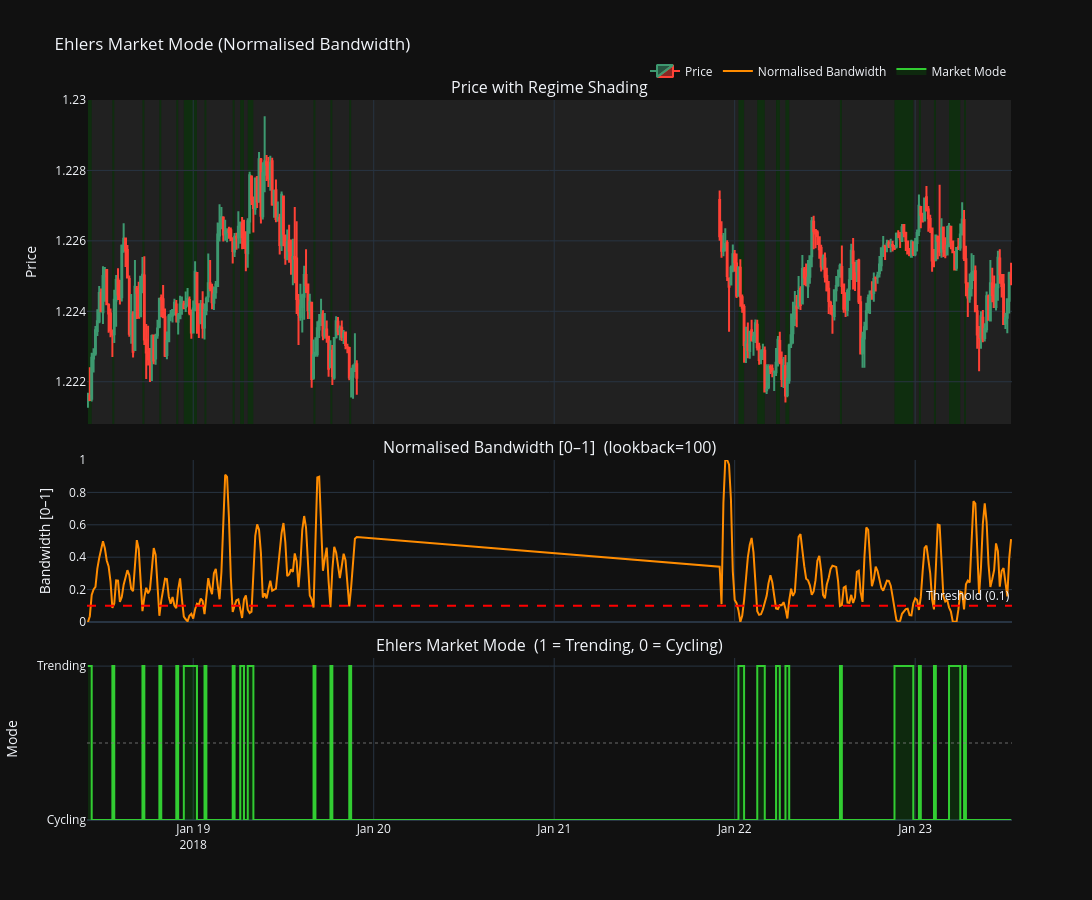

The notebook cell this image was saved under:
### Code cell
emm=EMMode(data)
emm.plot(1200,1500)

### Figure 1 — Plotly figure (JSON) as saved in the notebook; plotly's stock layout.template omitted (floating-point values rounded to 4 significant figures; data arrays with more than 128 entries replaced by an {"elided": "..."} marker saying what was removed)
{"data": [{"close": {"elided": "300 float values"}, "high": {"elided": "300 float values"}, "low": {"elided": "300 float values"}, "name": "Price", "open": {"elided": "300 float values"}, "type": "candlestick", "x": {"elided": "300 str values"}, "xaxis": "x", "yaxis": "y"}, {"line": {"color": "darkorange", "width": 2}, "mode": "lines", "name": "Normalised Bandwidth", "type": "scatter", "x": {"elided": "300 str values"}, "xaxis": "x2", "y": {"elided": "300 float values"}, "yaxis": "y2"}, {"fill": "tozeroy", "fillcolor": "rgba(0,180,0,0.15)", "line": {"color": "limegreen", "shape": "hv", "width": 2}, "mode": "lines", "name": "Market Mode", "type": "scatter", "x": {"elided": "300 str values"}, "xaxis": "x3", "y": {"elided": "300 float values"}, "yaxis": "y3"}], "layout": {"annotations": [{"font": {"size": 16}, "showarrow": false, "text": "Price with Regime Shading", "x": 0.5, "xanchor": "center", "xref": "paper", "y": 1, "yanchor": "bottom", "yref": "paper"}, {"font": {"size": 16}, "showarrow": false, "text": "Normalised Bandwidth [0–1]  (lookback=100)", "x": 0.5, "xanchor": "center", "xref": "paper", "y": 0.5, "yanchor": "bottom", "yref": "paper"}, {"font": {"size": 16}, "showarrow": false, "text": "Ehlers Market Mode  (1 = Trending, 0 = Cycling)", "x": 0.5, "xanchor": "center", "xref": "paper", "y": 0.225, "yanchor": "bottom", "yref": "paper"}, {"showarrow": false, "text": "Threshold (0.1)", "x": 1, "xanchor": "right", "xref": "x2 domain", "y": 0.1, "yanchor": "bottom", "yref": "y2"}], "height": 900, "hovermode": "x unified", "legend": {"orientation": "h", "x": 1, "xanchor": "right", "y": 1.02, "yanchor": "bottom"}, "shapes": [{"fillcolor": "rgba(0,255,0,0.12)", "layer": "below", "line": {"width": 0}, "opacity": 1, "type": "rect", "x0": "2018-01-18T10:00:00", "x1": "2018-01-18T10:30:00", "xref": "x", "y0": 0, "y1": 1, "yref": "y domain"}, {"fillcolor": "rgba(180,180,180,0.10)", "layer": "below", "line": {"width": 0}, "opacity": 1, "type": "rect", "x0": "2018-01-18T10:30:00", "x1": "2018-01-18T13:15:00", "xref": "x", "y0": 0, "y1": 1, "yref": "y domain"}, {"fillcolor": "rgba(0,255,0,0.12)", "layer": "below", "line": {"width": 0}, "opacity": 1, "type": "rect", "x0": "2018-01-18T13:15:00", "x1": "2018-01-18T13:30:00", "xref": "x", "y0": 0, "y1": 1, "yref": "y domain"}, {"fillcolor": "rgba(180,180,180,0.10)", "layer": "below", "line": {"width": 0}, "opacity": 1, "type": "rect", "x0": "2018-01-18T13:30:00", "x1": "2018-01-18T17:15:00", "xref": "x", "y0": 0, "y1": 1, "yref": "y domain"}, {"fillcolor": "rgba(0,255,0,0.12)", "layer": "below", "line": {"width": 0}, "opacity": 1, "type": "rect", "x0": "2018-01-18T17:15:00", "x1": "2018-01-18T17:30:00", "xref": "x", "y0": 0, "y1": 1, "yref": "y domain"}, {"fillcolor": "rgba(180,180,180,0.10)", "layer": "below", "line": {"width": 0}, "opacity": 1, "type": "rect", "x0": "2018-01-18T17:30:00", "x1": "2018-01-18T19:30:00", "xref": "x", "y0": 0, "y1": 1, "yref": "y domain"}, {"fillcolor": "rgba(0,255,0,0.12)", "layer": "below", "line": {"width": 0}, "opacity": 1, "type": "rect", "x0": "2018-01-18T19:30:00", "x1": "2018-01-18T19:45:00", "xref": "x", "y0": 0, "y1": 1, "yref": "y domain"}, {"fillcolor": "rgba(180,180,180,0.10)", "layer": "below", "line": {"width": 0}, "opacity": 1, "type": "rect", "x0": "2018-01-18T19:45:00", "x1": "2018-01-18T21:45:00", "xref": "x", "y0": 0, "y1": 1, "yref": "y domain"}, {"fillcolor": "rgba(0,255,0,0.12)", "layer": "below", "line": {"width": 0}, "opacity": 1, "type": "rect", "x0": "2018-01-18T21:45:00", "x1": "2018-01-18T22:00:00", "xref": "x", "y0": 0, "y1": 1, "yref": "y domain"}, {"fillcolor": "rgba(180,180,180,0.10)", "layer": "below", "line": {"width": 0}, "opacity": 1, "type": "rect", "x0": "2018-01-18T22:00:00", "x1": "2018-01-18T22:45:00", "xref": "x", "y0": 0, "y1": 1, "yref": "y domain"}, {"fillcolor": "rgba(0,255,0,0.12)", "layer": "below", "line": {"width": 0}, "opacity": 1, "type": "rect", "x0": "2018-01-18T22:45:00", "x1": "2018-01-19T00:30:00", "xref": "x", "y0": 0, "y1": 1, "yref": "y domain"}, {"fillcolor": "rgba(180,180,180,0.10)", "layer": "below", "line": {"width": 0}, "opacity": 1, "type": "rect", "x0": "2018-01-19T00:30:00", "x1": "2018-01-19T01:30:00", "xref": "x", "y0": 0, "y1": 1, "yref": "y domain"}, {"fillcolor": "rgba(0,255,0,0.12)", "layer": "below", "line": {"width": 0}, "opacity": 1, "type": "rect", "x0": "2018-01-19T01:30:00", "x1": "2018-01-19T01:45:00", "xref": "x", "y0": 0, "y1": 1, "yref": "y domain"}, {"fillcolor": "rgba(180,180,180,0.10)", "layer": "below", "line": {"width": 0}, "opacity": 1, "type": "rect", "x0": "2018-01-19T01:45:00", "x1": "2018-01-19T05:15:00", "xref": "x", "y0": 0, "y1": 1, "yref": "y domain"}, {"fillcolor": "rgba(0,255,0,0.12)", "layer": "below", "line": {"width": 0}, "opacity": 1, "type": "rect", "x0": "2018-01-19T05:15:00", "x1": "2018-01-19T05:30:00", "xref": "x", "y0": 0, "y1": 1, "yref": "y domain"}, {"fillcolor": "rgba(180,180,180,0.10)", "layer": "below", "line": {"width": 0}, "opacity": 1, "type": "rect", "x0": "2018-01-19T05:30:00", "x1": "2018-01-19T06:15:00", "xref": "x", "y0": 0, "y1": 1, "yref": "y domain"}, {"fillcolor": "rgba(0,255,0,0.12)", "layer": "below", "line": {"width": 0}, "opacity": 1, "type": "rect", "x0": "2018-01-19T06:15:00", "x1": "2018-01-19T06:45:00", "xref": "x", "y0": 0, "y1": 1, "yref": "y domain"}, {"fillcolor": "rgba(180,180,180,0.10)", "layer": "below", "line": {"width": 0}, "opacity": 1, "type": "rect", "x0": "2018-01-19T06:45:00", "x1": "2018-01-19T07:15:00", "xref": "x", "y0": 0, "y1": 1, "yref": "y domain"}, {"fillcolor": "rgba(0,255,0,0.12)", "layer": "below", "line": {"width": 0}, "opacity": 1, "type": "rect", "x0": "2018-01-19T07:15:00", "x1": "2018-01-19T08:00:00", "xref": "x", "y0": 0, "y1": 1, "yref": "y domain"}, {"fillcolor": "rgba(180,180,180,0.10)", "layer": "below", "line": {"width": 0}, "opacity": 1, "type": "rect", "x0": "2018-01-19T08:00:00", "x1": "2018-01-19T16:00:00", "xref": "x", "y0": 0, "y1": 1, "yref": "y domain"}, {"fillcolor": "rgba(0,255,0,0.12)", "layer": "below", "line": {"width": 0}, "opacity": 1, "type": "rect", "x0": "2018-01-19T16:00:00", "x1": "2018-01-19T16:15:00", "xref": "x", "y0": 0, "y1": 1, "yref": "y domain"}, {"fillcolor": "rgba(180,180,180,0.10)", "layer": "below", "line": {"width": 0}, "opacity": 1, "type": "rect", "x0": "2018-01-19T16:15:00", "x1": "2018-01-19T18:15:00", "xref": "x", "y0": 0, "y1": 1, "yref": "y domain"}, {"fillcolor": "rgba(0,255,0,0.12)", "layer": "below", "line": {"width": 0}, "opacity": 1, "type": "rect", "x0": "2018-01-19T18:15:00", "x1": "2018-01-19T18:30:00", "xref": "x", "y0": 0, "y1": 1, "yref": "y domain"}, {"fillcolor": "rgba(180,180,180,0.10)", "layer": "below", "line": {"width": 0}, "opacity": 1, "type": "rect", "x0": "2018-01-19T18:30:00", "x1": "2018-01-19T20:45:00", "xref": "x", "y0": 0, "y1": 1, "yref": "y domain"}, {"fillcolor": "rgba(0,255,0,0.12)", "layer": "below", "line": {"width": 0}, "opacity": 1, "type": "rect", "x0": "2018-01-19T20:45:00", "x1": "2018-01-19T21:00:00", "xref": "x", "y0": 0, "y1": 1, "yref": "y domain"}, {"fillcolor": "rgba(180,180,180,0.10)", "layer": "below", "line": {"width": 0}, "opacity": 1, "type": "rect", "x0": "2018-01-19T21:00:00", "x1": "2018-01-22T00:30:00", "xref": "x", "y0": 0, "y1": 1, "yref": "y domain"}, {"fillcolor": "rgba(0,255,0,0.12)", "layer": "below", "line": {"width": 0}, "opacity": 1, "type": "rect", "x0": "2018-01-22T00:30:00", "x1": "2018-01-22T01:15:00", "xref": "x", "y0": 0, "y1": 1, "yref": "y domain"}, {"fillcolor": "rgba(180,180,180,0.10)", "layer": "below", "line": {"width": 0}, "opacity": 1, "type": "rect", "x0": "2018-01-22T01:15:00", "x1": "2018-01-22T03:00:00", "xref": "x", "y0": 0, "y1": 1, "yref": "y domain"}, {"fillcolor": "rgba(0,255,0,0.12)", "layer": "below", "line": {"width": 0}, "opacity": 1, "type": "rect", "x0": "2018-01-22T03:00:00", "x1": "2018-01-22T04:00:00", "xref": "x", "y0": 0, "y1": 1, "yref": "y domain"}, {"fillcolor": "rgba(180,180,180,0.10)", "layer": "below", "line": {"width": 0}, "opacity": 1, "type": "rect", "x0": "2018-01-22T04:00:00", "x1": "2018-01-22T05:30:00", "xref": "x", "y0": 0, "y1": 1, "yref": "y domain"}, {"fillcolor": "rgba(0,255,0,0.12)", "layer": "below", "line": {"width": 0}, "opacity": 1, "type": "rect", "x0": "2018-01-22T05:30:00", "x1": "2018-01-22T06:00:00", "xref": "x", "y0": 0, "y1": 1, "yref": "y domain"}, {"fillcolor": "rgba(180,180,180,0.10)", "layer": "below", "line": {"width": 0}, "opacity": 1, "type": "rect", "x0": "2018-01-22T06:00:00", "x1": "2018-01-22T06:45:00", "xref": "x", "y0": 0, "y1": 1, "yref": "y domain"}, {"fillcolor": "rgba(0,255,0,0.12)", "layer": "below", "line": {"width": 0}, "opacity": 1, "type": "rect", "x0": "2018-01-22T06:45:00", "x1": "2018-01-22T07:15:00", "xref": "x", "y0": 0, "y1": 1, "yref": "y domain"}, {"fillcolor": "rgba(180,180,180,0.10)", "layer": "below", "line": {"width": 0}, "opacity": 1, "type": "rect", "x0": "2018-01-22T07:15:00", "x1": "2018-01-22T14:00:00", "xref": "x", "y0": 0, "y1": 1, "yref": "y domain"}, {"fillcolor": "rgba(0,255,0,0.12)", "layer": "below", "line": {"width": 0}, "opacity": 1, "type": "rect", "x0": "2018-01-22T14:00:00", "x1": "2018-01-22T14:15:00", "xref": "x", "y0": 0, "y1": 1, "yref": "y domain"}, {"fillcolor": "rgba(180,180,180,0.10)", "layer": "below", "line": {"width": 0}, "opacity": 1, "type": "rect", "x0": "2018-01-22T14:15:00", "x1": "2018-01-22T21:15:00", "xref": "x", "y0": 0, "y1": 1, "yref": "y domain"}, {"fillcolor": "rgba(0,255,0,0.12)", "layer": "below", "line": {"width": 0}, "opacity": 1, "type": "rect", "x0": "2018-01-22T21:15:00", "x1": "2018-01-22T23:45:00", "xref": "x", "y0": 0, "y1": 1, "yref": "y domain"}, {"fillcolor": "rgba(180,180,180,0.10)", "layer": "below", "line": {"width": 0}, "opacity": 1, "type": "rect", "x0": "2018-01-22T23:45:00", "x1": "2018-01-23T00:30:00", "xref": "x", "y0": 0, "y1": 1, "yref": "y domain"}, {"fillcolor": "rgba(0,255,0,0.12)", "layer": "below", "line": {"width": 0}, "opacity": 1, "type": "rect", "x0": "2018-01-23T00:30:00", "x1": "2018-01-23T00:45:00", "xref": "x", "y0": 0, "y1": 1, "yref": "y domain"}, {"fillcolor": "rgba(180,180,180,0.10)", "layer": "below", "line": {"width": 0}, "opacity": 1, "type": "rect", "x0": "2018-01-23T00:45:00", "x1": "2018-01-23T02:30:00", "xref": "x", "y0": 0, "y1": 1, "yref": "y domain"}, {"fillcolor": "rgba(0,255,0,0.12)", "layer": "below", "line": {"width": 0}, "opacity": 1, "type": "rect", "x0": "2018-01-23T02:30:00", "x1": "2018-01-23T02:45:00", "xref": "x", "y0": 0, "y1": 1, "yref": "y domain"}, {"fillcolor": "rgba(180,180,180,0.10)", "layer": "below", "line": {"width": 0}, "opacity": 1, "type": "rect", "x0": "2018-01-23T02:45:00", "x1": "2018-01-23T04:30:00", "xref": "x", "y0": 0, "y1": 1, "yref": "y domain"}, {"fillcolor": "rgba(0,255,0,0.12)", "layer": "below", "line": {"width": 0}, "opacity": 1, "type": "rect", "x0": "2018-01-23T04:30:00", "x1": "2018-01-23T06:00:00", "xref": "x", "y0": 0, "y1": 1, "yref": "y domain"}, {"fillcolor": "rgba(180,180,180,0.10)", "layer": "below", "line": {"width": 0}, "opacity": 1, "type": "rect", "x0": "2018-01-23T06:00:00", "x1": "2018-01-23T06:30:00", "xref": "x", "y0": 0, "y1": 1, "yref": "y domain"}, {"fillcolor": "rgba(0,255,0,0.12)", "layer": "below", "line": {"width": 0}, "opacity": 1, "type": "rect", "x0": "2018-01-23T06:30:00", "x1": "2018-01-23T06:45:00", "xref": "x", "y0": 0, "y1": 1, "yref": "y domain"}, {"fillcolor": "rgba(180,180,180,0.10)", "layer": "below", "line": {"width": 0}, "opacity": 1, "type": "rect", "x0": "2018-01-23T06:45:00", "x1": "2018-01-23T12:45:00", "xref": "x", "y0": 0, "y1": 1, "yref": "y domain"}, {"line": {"color": "red", "dash": "dash"}, "type": "line", "x0": 0, "x1": 1, "xref": "x2 domain", "y0": 0.1, "y1": 0.1, "yref": "y2"}, {"line": {"color": "gray", "dash": "dot"}, "opacity": 0.4, "type": "line", "x0": 0, "x1": 1, "xref": "x3 domain", "y0": 0.5, "y1": 0.5, "yref": "y3"}], "title": {"text": "Ehlers Market Mode (Normalised Bandwidth)"}, "width": 1200, "xaxis": {"anchor": "y", "domain": [0, 1], "matches": "x3", "rangeslider": {"visible": false}, "showticklabels": false}, "xaxis2": {"anchor": "y2", "domain": [0, 1], "matches": "x3", "rangeslider": {"visible": false}, "showticklabels": false}, "xaxis3": {"anchor": "y3", "domain": [0, 1], "rangeslider": {"visible": false}}, "yaxis": {"anchor": "x", "domain": [0.55, 1], "title": {"text": "Price"}}, "yaxis2": {"anchor": "x2", "domain": [0.275, 0.5], "range": [0, 1], "title": {"text": "Bandwidth [0–1]"}}, "yaxis3": {"anchor": "x3", "domain": [0, 0.225], "ticktext": ["Cycling", "Trending"], "tickvals": [0, 1], "title": {"text": "Mode"}}}}
